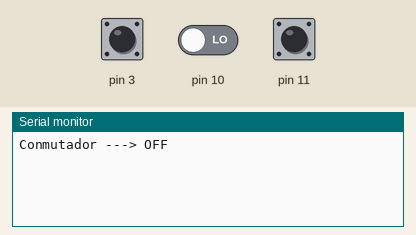
The sketch below on a simulated Arduino Uno, built with avr-gcc and run on an emulated ATmega328P. Parts: the last lines printed to the serial monitor. The inputs (shaded band) are chosen by the test bench; at power-on: pin 3 LOW, pin 10 LOW, pin 11 HIGH.

Above: at 1.2 s.
1.3 s: pin 3 pulsed HIGH 2 times (0.12 s each, 0.3 s apart)
At 1.63 s:
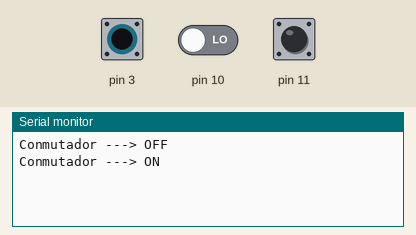
At 2.0 s:
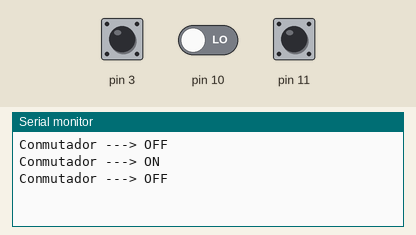

The sketch:

p1c.ino
```cpp
#include "Arduino.h"
//The setup function is called once at startup of the sketch

bool conmutator = false;

void setup()
{
	pinMode(3, INPUT);
	pinMode(10, INPUT);
	pinMode(11, INPUT);

	Serial.begin(115200);
	Serial.println("Conmutador ---> OFF");
}

// The loop function is called in an endless loop
void loop()
{
	int v1 = digitalRead(3);
	int v2 = digitalRead(10);
	int v3 = digitalRead(11);

	if(v1 == 1)
	{
		while(v1 == 1) v1 = digitalRead(3);
		conmutator = !conmutator;
		if (conmutator) Serial.println("Conmutador ---> ON");
		else Serial.println("Conmutador ---> OFF");
	}

	if(v2 == 1)
	{
		while(v2 == 1) v2 = digitalRead(10);
		conmutator = !conmutator;
		if (conmutator) Serial.println("Conmutador ---> ON");
		else Serial.println("Conmutador ---> OFF");
	}

	if(v3 == 0)
	{

		while(v3 == 0) v3 = digitalRead(11);
		conmutator = !conmutator;
		if (conmutator) Serial.println("Conmutador ---> ON");
		else Serial.println("Conmutador ---> OFF");
	}
}
```

sloeber.ino.cpp
```cpp
#ifdef __IN_ECLIPSE__
//This is a automatic generated file
//Please do not modify this file
//If you touch this file your change will be overwritten during the next build
//This file has been generated on 2024-02-26 10:23:23

#include "Arduino.h"
#include "Arduino.h"

void setup() ;
void loop() ;

#include "p1c.ino"


#endif
```

Measured:
- after the input at 1.3 s, the serial monitor: prints a new line after 0.12 s (image 1)
